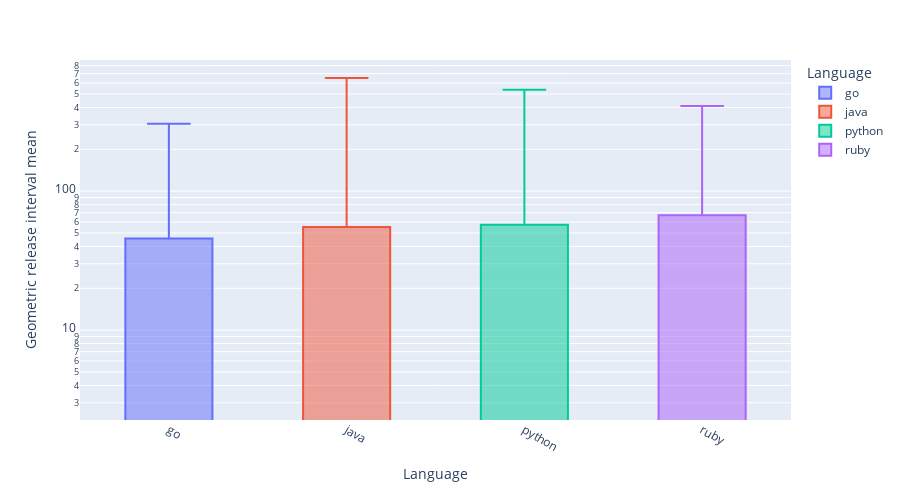

Notebook code cell kept with this figure:
### Code cell
from plotly.express import box

fig = box(releases, x="language", y="release_dates_diffs_gmean", color="language", 
          labels={"language": "Language", "release_dates_diffs_gmean": "Geometric release interval mean"}, height=500, log_y=True)

fig.update_xaxes(tickangle=30).update_traces(boxpoints=False) 

fig.show()

### Figure 1 — Plotly figure (JSON) as saved in the notebook; plotly's stock layout.template omitted (floating-point values rounded to 4 significant figures; data arrays with more than 128 entries replaced by an {"elided": "..."} marker saying what was removed)
{"data": [{"alignmentgroup": "True", "boxpoints": false, "hovertemplate": "Language=%{x}<br>Geometric release interval mean=%{y}<extra></extra>", "legendgroup": "go", "marker": {"color": "#636efa"}, "name": "go", "notched": false, "offsetgroup": "go", "orientation": "v", "showlegend": true, "type": "box", "x": {"elided": "447 str values"}, "x0": " ", "xaxis": "x", "y": {"elided": "447 float values"}, "y0": " ", "yaxis": "y"}, {"alignmentgroup": "True", "boxpoints": false, "hovertemplate": "Language=%{x}<br>Geometric release interval mean=%{y}<extra></extra>", "legendgroup": "java", "marker": {"color": "#EF553B"}, "name": "java", "notched": false, "offsetgroup": "java", "orientation": "v", "showlegend": true, "type": "box", "x": {"elided": "950 str values"}, "x0": " ", "xaxis": "x", "y": {"elided": "950 float values"}, "y0": " ", "yaxis": "y"}, {"alignmentgroup": "True", "boxpoints": false, "hovertemplate": "Language=%{x}<br>Geometric release interval mean=%{y}<extra></extra>", "legendgroup": "python", "marker": {"color": "#00cc96"}, "name": "python", "notched": false, "offsetgroup": "python", "orientation": "v", "showlegend": true, "type": "box", "x": {"elided": "1544 str values"}, "x0": " ", "xaxis": "x", "y": {"elided": "1544 float values"}, "y0": " ", "yaxis": "y"}, {"alignmentgroup": "True", "boxpoints": false, "hovertemplate": "Language=%{x}<br>Geometric release interval mean=%{y}<extra></extra>", "legendgroup": "ruby", "marker": {"color": "#ab63fa"}, "name": "ruby", "notched": false, "offsetgroup": "ruby", "orientation": "v", "showlegend": true, "type": "box", "x": {"elided": "287 str values"}, "x0": " ", "xaxis": "x", "y": {"elided": "287 float values"}, "y0": " ", "yaxis": "y"}], "layout": {"boxmode": "overlay", "height": 500, "legend": {"title": {"text": "Language"}, "tracegroupgap": 0}, "margin": {"t": 60}, "xaxis": {"anchor": "y", "categoryarray": ["go", "java", "python", "ruby"], "categoryorder": "array", "domain": [0, 1], "tickangle": 30, "title": {"text": "Language"}}, "yaxis": {"anchor": "x", "domain": [0, 1], "title": {"text": "Geometric release interval mean"}, "type": "log"}}}
